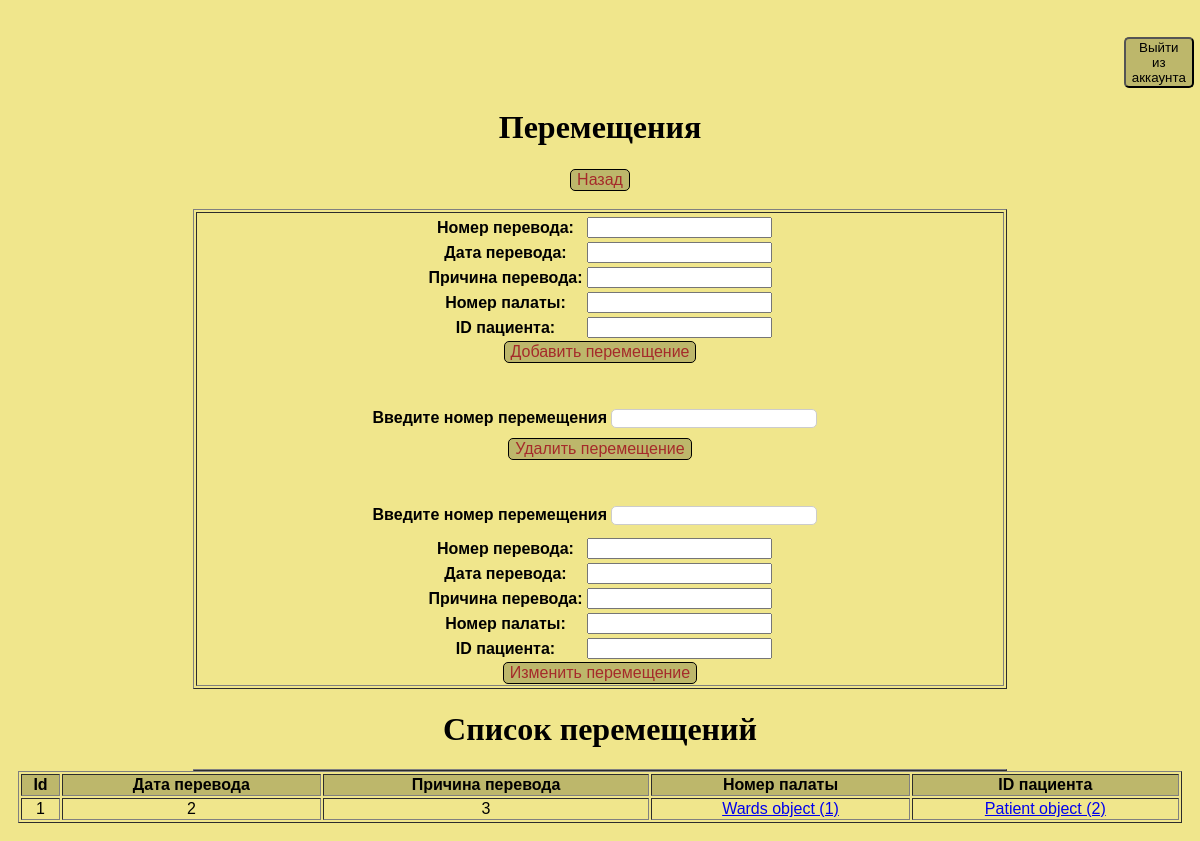
/Movings/, run on the app's committed database.
### clinika/models.py (models this page shows)
class Movings(models.Model):
    id = models.IntegerField(primary_key=True)
    date_of_transfer = models.CharField(max_length=45)
    the_reason_for_the_move = models.CharField(max_length=45)
    Wards_ward_number = models.ForeignKey('Wards', on_delete=models.CASCADE,null=True)
    Wards_Patient_ID_of_patient = models.ForeignKey('Patient', on_delete=models.CASCADE
                                                    ,null=True)
    objects = models.Manager()

class Wards(models.Model):
    id = models.IntegerField(primary_key=True)
    Branch_manager = models.CharField(max_length=60)
    phone_of_ward = models.CharField(max_length=25)
    Patient_ID_of_patient = models.ForeignKey('Patient', on_delete=models.CASCADE,
                                              null=True)
    objects = models.Manager()

class Person(models.Model):
    id = models.IntegerField(primary_key=True)
    first_name = models.CharField(max_length=45)
    last_name = models.CharField(max_length=45)
    birthday = models.CharField(max_length=45)
    objects = models.Manager()

class Patient(Person):
    sex = models.CharField(max_length=40)
    age = models.IntegerField()
    preliminary_diagnosis = models.CharField(max_length=200, null=True)
    how_the_patient_was_admitted = models.CharField(max_length=400)
    date_of_receipt = models.CharField(max_length=40)
    approximate_growth = models.CharField(max_length=400)
    hair_color = models.CharField(max_length=45)
    identifying_mark = models.CharField(max_length=45)
    statement_date = models.CharField(max_length=45)
    reason_for_discharge = models.CharField(max_length=45)
    Person_number = models.ForeignKey('Person', on_delete=models.CASCADE,related_name='number1',null=True)
    objects = models.Manager()

### clinika/views.py (the view)
# urls.py: path('Movings/', views.index_Movings, name='Movings'),
def index_Movings(request): #index_exhibition
    form_ex = AddMovings()
    data = Movings.objects.all()
    return render(request, "clinika/Template_Movings.html", {"form":form_ex, "data_show":data})

### clinika/forms.py
class AddMovings(forms.Form):
    id = forms.IntegerField(label="Номер перевода")
    date_of_transfer = forms.CharField(label="Дата перевода")
    the_reason_for_the_move = forms.CharField(label="Причина перевода")
    Wards_ward_number = forms.CharField(label="Номер палаты")
    Wards_Patient_ID_of_patient = forms.CharField(label="ID пациента")

### templates/clinika/Template_Movings.html (shortened to what this page needs)
<!DOCTYPE html>
<html>
<head>
</head>
<body>
<div id="header" >
        <h3 align="center"><a href = "{% url 'great' %}" style="text-decoration: none;"><Button id="button">Выйти из аккаунта</Button></a></h3>
        <h1 align="center">Перемещения<h1>
        <h3 align="center"><a href = "{% url 'home' %}" style="text-decoration: none;"><Button class="button">Назад</Button></a></h3>
</div>
<table border="1" width="70%" align="center">
    <tr>
        <th align="center" width="50%">
    <form method="POST" action="adde/">
        <table>
            {{ form }}
        </table>
        <input class = "button" type="submit" value="Добавить перемещение">
    </form>
    <br>
    <br>
    <form method="POST" action="dele/">
        <label>Введите номер перемещения</label>
        <input class = "myfield" type= "number" name="delname"><br>
        <input class = "button" type= "submit" value="Удалить перемещение">
    </form>
    <br>
    <br>
    <form method="POST" action="upe/">
        <label>Введите номер перемещения</label>
        <input class="myfield" type= "number" name="upname"><br>
        <table>
            {{ form }}
        </table>
        <input class = "button" type= "submit" value="Изменить перемещение">
    </form>
</table>
    <tr>
        <th align="center" width="50%">
        <h1 align="center"> Список перемещений</h1>
     <table border="1" width="70%" align="center">
    <form method="POST" action="show/">
        <table border="1" width="100%">
            <tr align="center" bgcolor="#BDB76B">
                <th>Id</th>
                <th>Дата перевода</th>
                <th>Причина перевода</th>
				<th>Номер палаты</th>
				<th>ID пациента</th>
            </tr>
        {% for i in data_show %}
            <tr align="center">
                <td>{{ i.id }}</td>
                <td>{{ i.date_of_transfer }}</td>
                <td>{{ i.the_reason_for_the_move }}</td>
				<td> <a href="{% url 'Wards' %}"> {{ i.Wards_ward_number}}</td>
				<td> <a href="{% url 'Patient' %}"> {{ i.Wards_Patient_ID_of_patient}}</td>
            </tr>
        {% endfor %}
        </table>
    </form>
</th>
    </tr>
</body>
</html>

### templates/clinika/Template_Movings.html (style rules this page uses)
.myfield { border:1px solid #ccc; border-radius:5px; height:15px; width:200px; margin: 10px 10px 10px 0; text-align: center; }
.button { background-color: #BDB76B; border-radius: 5px; border: 1px solid black; color: brown; text-align: center; text-decoration: none; display: inline-block; font-size: 16px; }
body { background: #F0E68C ; padding: 10px; background-repeat: no-repeat; }
label { font-family: Helvetica; }
td { font-family: Arial; }
th { font-family: Arial; }
#button { background-color: #BDB76B; border-radius: 5px; margin-left: 95%; margin-top: 0%; }

### data on the page
Movings: id "1", date_of_transfer "2", the_reason_for_the_move "3", Wards_ward_number "Wards object (1)", Wards_Patient_ID_of_patient "Patient object (2)"
